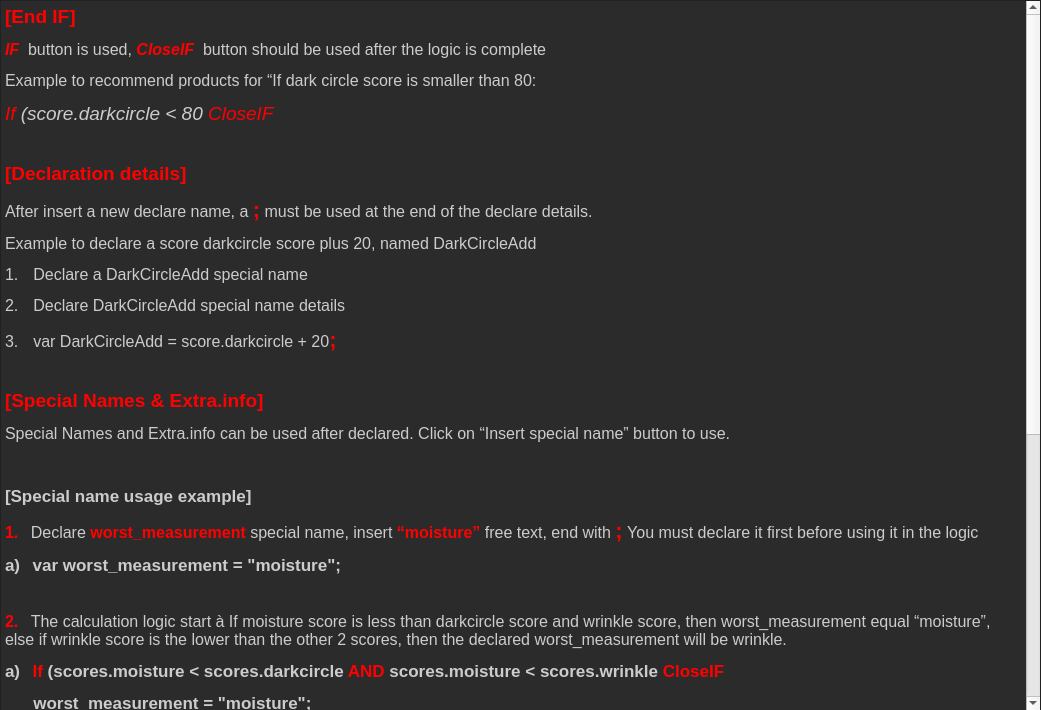
<?xml version="1.0" encoding="UTF-8"?>
<ui version="4.0">
 <class>Form</class>
 <widget class="QWidget" name="Form">
  <property name="geometry">
   <rect>
    <x>0</x>
    <y>0</y>
    <width>1041</width>
    <height>710</height>
   </rect>
  </property>
  <property name="windowTitle">
   <string>Form</string>
  </property>
  <widget class="QTextEdit" name="textEdit">
   <property name="geometry">
    <rect>
     <x>0</x>
     <y>0</y>
     <width>1041</width>
     <height>711</height>
    </rect>
   </property>
   <property name="styleSheet">
    <string notr="true">QTextEdit{
        font-family:'Consolas'; 
        color: #ccc; 
        background-color: #2b2b2b;}</string>
   </property>
   <property name="html">
    <string>&lt;!DOCTYPE HTML PUBLIC &quot;-//W3C//DTD HTML 4.0//EN&quot; &quot;http://www.w3.org/TR/REC-html40/strict.dtd&quot;&gt;
&lt;html&gt;&lt;head&gt;&lt;meta name=&quot;qrichtext&quot; content=&quot;1&quot; /&gt;&lt;style type=&quot;text/css&quot;&gt;
p, li { white-space: pre-wrap; }
&lt;/style&gt;&lt;/head&gt;&lt;body style=&quot; font-family:'Consolas'; font-size:8.25pt; font-weight:400; font-style:normal;&quot;&gt;
&lt;p style=&quot; margin-top:12px; margin-bottom:12px; margin-left:0px; margin-right:0px; -qt-block-indent:0; text-indent:0px;&quot;&gt;&lt;span style=&quot; font-size:14pt; font-weight:600; color:#ff0000;&quot;&gt;[End IF]&lt;/span&gt;&lt;span style=&quot; font-size:8pt;&quot;&gt; &lt;/span&gt;&lt;/p&gt;
&lt;p style=&quot; margin-top:12px; margin-bottom:12px; margin-left:0px; margin-right:0px; -qt-block-indent:0; text-indent:0px;&quot;&gt;&lt;span style=&quot; font-size:12pt; font-weight:600; font-style:italic; color:#ff0000;&quot;&gt;IF&lt;/span&gt;&lt;span style=&quot; font-size:12pt; color:#ff0000;&quot;&gt;  &lt;/span&gt;&lt;span style=&quot; font-size:12pt;&quot;&gt;button is used, &lt;/span&gt;&lt;span style=&quot; font-size:12pt; font-weight:600; font-style:italic; color:#ff0000;&quot;&gt;CloseIF&lt;/span&gt;&lt;span style=&quot; font-size:12pt; color:#ff0000;&quot;&gt;  &lt;/span&gt;&lt;span style=&quot; font-size:12pt;&quot;&gt;button should be used after the logic is complete&lt;/span&gt;&lt;span style=&quot; font-size:8pt;&quot;&gt; &lt;/span&gt;&lt;/p&gt;
&lt;p style=&quot; margin-top:12px; margin-bottom:12px; margin-left:0px; margin-right:0px; -qt-block-indent:0; text-indent:0px;&quot;&gt;&lt;span style=&quot; font-size:12pt;&quot;&gt;Example to recommend products for “If dark circle score is smaller than 80:&lt;/span&gt;&lt;span style=&quot; font-size:8pt;&quot;&gt; &lt;/span&gt;&lt;/p&gt;
&lt;p style=&quot; margin-top:12px; margin-bottom:12px; margin-left:0px; margin-right:0px; -qt-block-indent:0; text-indent:0px;&quot;&gt;&lt;span style=&quot; font-size:14pt; font-style:italic; color:#ff0000;&quot;&gt;If &lt;/span&gt;&lt;span style=&quot; font-size:14pt; font-style:italic;&quot;&gt;(score.darkcircle &amp;lt; 80 &lt;/span&gt;&lt;span style=&quot; font-size:14pt; font-style:italic; color:#ff0000;&quot;&gt;CloseIF&lt;/span&gt;&lt;span style=&quot; font-size:8pt;&quot;&gt; &lt;/span&gt;&lt;/p&gt;
&lt;p style=&quot; margin-top:12px; margin-bottom:12px; margin-left:0px; margin-right:0px; -qt-block-indent:0; text-indent:0px;&quot;&gt;&lt;span style=&quot; font-size:8pt; color:#ff0000;&quot;&gt; &lt;/span&gt;&lt;span style=&quot; font-size:8pt;&quot;&gt; &lt;/span&gt;&lt;/p&gt;
&lt;p style=&quot; margin-top:12px; margin-bottom:12px; margin-left:0px; margin-right:0px; -qt-block-indent:0; text-indent:0px;&quot;&gt;&lt;span style=&quot; font-size:14pt; font-weight:600; color:#ff0000;&quot;&gt;[Declaration details]&lt;/span&gt;&lt;span style=&quot; font-size:8pt;&quot;&gt; &lt;/span&gt;&lt;/p&gt;
&lt;p style=&quot; margin-top:12px; margin-bottom:12px; margin-left:0px; margin-right:0px; -qt-block-indent:0; text-indent:0px;&quot;&gt;&lt;span style=&quot; font-size:12pt;&quot;&gt;After insert a new declare name, a &lt;/span&gt;&lt;span style=&quot; font-family:'MS Shell Dlg 2,serif'; font-size:16.5pt; font-weight:600; color:#ff0000;&quot;&gt;;&lt;/span&gt;&lt;span style=&quot; font-size:12pt; font-weight:600; color:#ff0000;&quot;&gt; &lt;/span&gt;&lt;span style=&quot; font-size:12pt;&quot;&gt;must be used at the end of the declare details.&lt;/span&gt;&lt;span style=&quot; font-size:8pt;&quot;&gt; &lt;/span&gt;&lt;/p&gt;
&lt;p style=&quot; margin-top:12px; margin-bottom:12px; margin-left:0px; margin-right:0px; -qt-block-indent:0; text-indent:0px;&quot;&gt;&lt;span style=&quot; font-size:12pt;&quot;&gt;Example to declare a score darkcircle score plus 20, named DarkCircleAdd&lt;/span&gt;&lt;span style=&quot; font-size:8pt;&quot;&gt; &lt;/span&gt;&lt;/p&gt;
&lt;p style=&quot; margin-top:12px; margin-bottom:12px; margin-left:0px; margin-right:0px; -qt-block-indent:0; text-indent:0px;&quot;&gt;&lt;span style=&quot; font-size:12pt;&quot;&gt;1.&lt;/span&gt;&lt;span style=&quot; font-family:'Times New Roman'; font-size:7pt;&quot;&gt;      &lt;/span&gt;&lt;span style=&quot; font-size:12pt;&quot;&gt;Declare a DarkCircleAdd special name&lt;/span&gt;&lt;span style=&quot; font-size:8pt;&quot;&gt; &lt;/span&gt;&lt;/p&gt;
&lt;p style=&quot; margin-top:12px; margin-bottom:12px; margin-left:0px; margin-right:0px; -qt-block-indent:0; text-indent:0px;&quot;&gt;&lt;span style=&quot; font-size:12pt;&quot;&gt;2.&lt;/span&gt;&lt;span style=&quot; font-family:'Times New Roman'; font-size:7pt;&quot;&gt;      &lt;/span&gt;&lt;span style=&quot; font-size:12pt;&quot;&gt;Declare DarkCircleAdd special name details&lt;/span&gt;&lt;span style=&quot; font-size:8pt;&quot;&gt; &lt;/span&gt;&lt;/p&gt;
&lt;p style=&quot; margin-top:12px; margin-bottom:12px; margin-left:0px; margin-right:0px; -qt-block-indent:0; text-indent:0px;&quot;&gt;&lt;span style=&quot; font-size:12pt;&quot;&gt;3.&lt;/span&gt;&lt;span style=&quot; font-family:'Times New Roman'; font-size:7pt;&quot;&gt;      &lt;/span&gt;&lt;span style=&quot; font-family:'MS Shell Dlg 2,serif'; font-size:12pt;&quot;&gt;var DarkCircleAdd = score.darkcircle + 20&lt;/span&gt;&lt;span style=&quot; font-family:'MS Shell Dlg 2,serif'; font-size:16.5pt; font-weight:600; color:#ff0000;&quot;&gt;;&lt;/span&gt;&lt;span style=&quot; font-size:8pt;&quot;&gt; &lt;/span&gt;&lt;/p&gt;
&lt;p style=&quot; margin-top:12px; margin-bottom:12px; margin-left:0px; margin-right:0px; -qt-block-indent:0; text-indent:0px;&quot;&gt;&lt;span style=&quot; font-size:8pt;&quot;&gt;  &lt;/span&gt;&lt;/p&gt;
&lt;p style=&quot; margin-top:12px; margin-bottom:12px; margin-left:0px; margin-right:0px; -qt-block-indent:0; text-indent:0px;&quot;&gt;&lt;span style=&quot; font-size:14pt; font-weight:600; color:#ff0000;&quot;&gt;[Special Names &amp;amp; Extra.info]&lt;/span&gt;&lt;span style=&quot; font-size:8pt;&quot;&gt; &lt;/span&gt;&lt;/p&gt;
&lt;p style=&quot; margin-top:12px; margin-bottom:12px; margin-left:0px; margin-right:0px; -qt-block-indent:0; text-indent:0px;&quot;&gt;&lt;span style=&quot; font-size:12pt;&quot;&gt;Special Names and Extra.info can be used after declared. Click on “Insert special name” button to use.&lt;/span&gt;&lt;span style=&quot; font-size:8pt;&quot;&gt; &lt;/span&gt;&lt;/p&gt;
&lt;p style=&quot; margin-top:12px; margin-bottom:12px; margin-left:0px; margin-right:0px; -qt-block-indent:0; text-indent:0px;&quot;&gt;&lt;span style=&quot; font-size:12pt;&quot;&gt; &lt;/span&gt;&lt;span style=&quot; font-size:8pt;&quot;&gt; &lt;/span&gt;&lt;/p&gt;
&lt;p style=&quot; margin-top:12px; margin-bottom:12px; margin-left:0px; margin-right:0px; -qt-block-indent:0; text-indent:0px;&quot;&gt;&lt;span style=&quot; font-size:13pt; font-weight:600;&quot;&gt;[Special name usage example]&lt;/span&gt;&lt;span style=&quot; font-size:8pt;&quot;&gt; &lt;/span&gt;&lt;/p&gt;
&lt;p style=&quot; margin-top:12px; margin-bottom:12px; margin-left:0px; margin-right:0px; -qt-block-indent:0; text-indent:0px;&quot;&gt;&lt;span style=&quot; font-size:12pt; font-weight:600; color:#ff0000;&quot;&gt;1.&lt;/span&gt;&lt;span style=&quot; font-family:'Times New Roman'; font-size:7pt; color:#ff0000;&quot;&gt;     &lt;/span&gt;&lt;span style=&quot; font-size:12pt;&quot;&gt;Declare &lt;/span&gt;&lt;span style=&quot; font-size:12pt; font-weight:600; color:#ff0000;&quot;&gt;worst_measurement&lt;/span&gt;&lt;span style=&quot; font-size:12pt;&quot;&gt; special name, insert &lt;/span&gt;&lt;span style=&quot; font-size:12pt; font-weight:600; color:#ff0000;&quot;&gt;“moisture”&lt;/span&gt;&lt;span style=&quot; font-size:12pt;&quot;&gt; free text, end with&lt;/span&gt;&lt;span style=&quot; font-size:12pt; font-weight:600; color:#ff0000;&quot;&gt; &lt;/span&gt;&lt;span style=&quot; font-size:16.5pt; font-weight:600; color:#ff0000;&quot;&gt;;&lt;/span&gt;&lt;span style=&quot; font-size:12pt; font-weight:600; color:#ff0000;&quot;&gt; &lt;/span&gt;&lt;span style=&quot; font-size:12pt;&quot;&gt;You must declare it first before using it in the logic&lt;/span&gt;&lt;span style=&quot; font-size:8pt;&quot;&gt; &lt;/span&gt;&lt;/p&gt;
&lt;p style=&quot; margin-top:12px; margin-bottom:12px; margin-left:0px; margin-right:0px; -qt-block-indent:0; text-indent:0px;&quot;&gt;&lt;span style=&quot; font-size:13pt; font-weight:600;&quot;&gt;a)&lt;/span&gt;&lt;span style=&quot; font-family:'Times New Roman'; font-size:7pt;&quot;&gt;     &lt;/span&gt;&lt;span style=&quot; font-size:13pt; font-weight:600;&quot;&gt;var worst_measurement = &amp;quot;moisture&amp;quot;;&lt;/span&gt;&lt;span style=&quot; font-size:8pt;&quot;&gt; &lt;/span&gt;&lt;/p&gt;
&lt;p style=&quot;-qt-paragraph-type:empty; margin-top:12px; margin-bottom:12px; margin-left:0px; margin-right:0px; -qt-block-indent:0; text-indent:0px; font-size:8pt;&quot;&gt;&lt;br /&gt;&lt;/p&gt;
&lt;p style=&quot; margin-top:12px; margin-bottom:12px; margin-left:0px; margin-right:0px; -qt-block-indent:0; text-indent:0px;&quot;&gt;&lt;span style=&quot; font-size:12pt; font-weight:600; color:#ff0000;&quot;&gt;2.&lt;/span&gt;&lt;span style=&quot; font-family:'Times New Roman'; font-size:7pt; color:#ff0000;&quot;&gt;     &lt;/span&gt;&lt;span style=&quot; font-size:12pt;&quot;&gt;The calculation logic start &lt;/span&gt;&lt;span style=&quot; font-family:'Wingdings'; font-size:12pt;&quot;&gt;à&lt;/span&gt;&lt;span style=&quot; font-size:12pt;&quot;&gt; If moisture score is less than darkcircle score and wrinkle score, then worst_measurement equal “moisture”, else if wrinkle score is the lower than the other 2 scores, then the declared worst_measurement will be wrinkle.&lt;/span&gt;&lt;span style=&quot; font-size:8pt;&quot;&gt; &lt;/span&gt;&lt;/p&gt;
&lt;p style=&quot; margin-top:12px; margin-bottom:12px; margin-left:0px; margin-right:0px; -qt-block-indent:0; text-indent:0px;&quot;&gt;&lt;span style=&quot; font-size:13pt; font-weight:600;&quot;&gt;a)&lt;/span&gt;&lt;span style=&quot; font-family:'Times New Roman'; font-size:7pt;&quot;&gt;     &lt;/span&gt;&lt;span style=&quot; font-size:13pt; font-weight:600; color:#ff0000;&quot;&gt;If&lt;/span&gt;&lt;span style=&quot; font-size:13pt; font-weight:600;&quot;&gt; (scores.moisture &amp;lt; scores.darkcircle&lt;/span&gt;&lt;span style=&quot; font-size:13pt; font-weight:600; color:#ff0000;&quot;&gt; AND &lt;/span&gt;&lt;span style=&quot; font-size:13pt; font-weight:600;&quot;&gt;scores.moisture &amp;lt; scores.wrinkle &lt;/span&gt;&lt;span style=&quot; font-size:13pt; font-weight:600; color:#ff0000;&quot;&gt;CloseIF&lt;/span&gt;&lt;span style=&quot; font-size:8pt;&quot;&gt; &lt;/span&gt;&lt;/p&gt;
&lt;p style=&quot; margin-top:12px; margin-bottom:12px; margin-left:0px; margin-right:0px; -qt-block-indent:0; text-indent:0px;&quot;&gt;&lt;span style=&quot; font-size:13pt; font-weight:600; color:#ff0000;&quot;&gt;      &lt;/span&gt;&lt;span style=&quot; font-size:13pt; font-weight:600;&quot;&gt;worst_measurement = &amp;quot;moisture&amp;quot;;&lt;/span&gt;&lt;span style=&quot; font-size:8pt;&quot;&gt; &lt;/span&gt;&lt;/p&gt;
&lt;p style=&quot; margin-top:12px; margin-bottom:12px; margin-left:0px; margin-right:0px; -qt-block-indent:0; text-indent:0px;&quot;&gt;&lt;span style=&quot; font-size:13pt; font-weight:600; color:#ff0000;&quot;&gt;}&lt;/span&gt;&lt;span style=&quot; font-size:8pt;&quot;&gt; &lt;/span&gt;&lt;/p&gt;
&lt;p style=&quot; margin-top:12px; margin-bottom:12px; margin-left:0px; margin-right:0px; -qt-block-indent:0; text-indent:0px;&quot;&gt;&lt;span style=&quot; font-size:13pt; font-weight:600; color:#ff0000;&quot;&gt;else if &lt;/span&gt;&lt;span style=&quot; font-size:13pt; font-weight:600;&quot;&gt;(scores.wrinkle &amp;lt; scores.moisture &lt;/span&gt;&lt;span style=&quot; font-size:13pt; font-weight:600; color:#ff0000;&quot;&gt;AND&lt;/span&gt;&lt;span style=&quot; font-size:13pt; font-weight:600;&quot;&gt; scores.wrinkle &amp;lt; scores.darkcircle &lt;/span&gt;&lt;span style=&quot; font-size:13pt; font-weight:600; color:#ff0000;&quot;&gt;CloseIF&lt;/span&gt;&lt;span style=&quot; font-size:8pt;&quot;&gt; &lt;/span&gt;&lt;/p&gt;
&lt;p style=&quot; margin-top:12px; margin-bottom:12px; margin-left:0px; margin-right:0px; -qt-block-indent:0; text-indent:0px;&quot;&gt;&lt;span style=&quot; font-size:13pt; font-weight:600;&quot;&gt;worst_measurement = &amp;quot; wrinkle&amp;quot;;&lt;/span&gt;&lt;span style=&quot; font-size:8pt;&quot;&gt; &lt;/span&gt;&lt;/p&gt;
&lt;p style=&quot; margin-top:12px; margin-bottom:12px; margin-left:0px; margin-right:0px; -qt-block-indent:0; text-indent:0px;&quot;&gt;&lt;span style=&quot; font-size:13pt; font-weight:600; color:#ff0000;&quot;&gt;}&lt;/span&gt;&lt;span style=&quot; font-size:8pt;&quot;&gt; &lt;/span&gt;&lt;/p&gt;
&lt;p style=&quot;-qt-paragraph-type:empty; margin-top:12px; margin-bottom:12px; margin-left:0px; margin-right:0px; -qt-block-indent:0; text-indent:0px; font-size:8pt;&quot;&gt;&lt;br /&gt;&lt;/p&gt;
&lt;p style=&quot; margin-top:12px; margin-bottom:12px; margin-left:0px; margin-right:0px; -qt-block-indent:0; text-indent:0px;&quot;&gt;&lt;span style=&quot; font-size:13pt; font-weight:600;&quot;&gt;[Code will be as below]&lt;/span&gt;&lt;span style=&quot; font-size:8pt;&quot;&gt; &lt;/span&gt;&lt;/p&gt;
&lt;p style=&quot; margin-top:12px; margin-bottom:12px; margin-left:0px; margin-right:0px; -qt-block-indent:0; text-indent:0px;&quot;&gt;&lt;span style=&quot; font-size:12pt;&quot;&gt;var worst_measurement = &amp;quot;moisture&amp;quot;;&lt;/span&gt;&lt;span style=&quot; font-size:8pt;&quot;&gt; &lt;/span&gt;&lt;/p&gt;
&lt;p style=&quot; margin-top:12px; margin-bottom:12px; margin-left:0px; margin-right:0px; -qt-block-indent:0; text-indent:0px;&quot;&gt;&lt;span style=&quot; font-size:12pt;&quot;&gt;if(scores.moisture &amp;lt; scores. darkcircle &amp;amp;&amp;amp; scores.moisture &amp;lt; scores.wrinkle) {&lt;/span&gt;&lt;span style=&quot; font-size:8pt;&quot;&gt; &lt;/span&gt;&lt;/p&gt;
&lt;p style=&quot; margin-top:12px; margin-bottom:12px; margin-left:0px; margin-right:0px; -qt-block-indent:0; text-indent:0px;&quot;&gt;&lt;span style=&quot; font-size:12pt;&quot;&gt;worst_measurement = &amp;quot;moisture&amp;quot;;&lt;/span&gt;&lt;span style=&quot; font-size:8pt;&quot;&gt; &lt;/span&gt;&lt;/p&gt;
&lt;p style=&quot; margin-top:12px; margin-bottom:12px; margin-left:0px; margin-right:0px; -qt-block-indent:0; text-indent:0px;&quot;&gt;&lt;span style=&quot; font-size:12pt;&quot;&gt;}&lt;/span&gt;&lt;span style=&quot; font-size:8pt;&quot;&gt; &lt;/span&gt;&lt;/p&gt;
&lt;p style=&quot; margin-top:12px; margin-bottom:12px; margin-left:0px; margin-right:0px; -qt-block-indent:0; text-indent:0px;&quot;&gt;&lt;span style=&quot; font-size:12pt;&quot;&gt;else if(scores. wrinkle &amp;lt; scores.moisture &amp;amp;&amp;amp; scores. wrinkle &amp;lt; scores. darkcircle) {&lt;/span&gt;&lt;span style=&quot; font-size:8pt;&quot;&gt; &lt;/span&gt;&lt;/p&gt;
&lt;p style=&quot; margin-top:12px; margin-bottom:12px; margin-left:0px; margin-right:0px; -qt-block-indent:0; text-indent:0px;&quot;&gt;&lt;span style=&quot; font-size:12pt;&quot;&gt;worst_measurement = &amp;quot; wrinkle &amp;quot;;&lt;/span&gt;&lt;span style=&quot; font-size:8pt;&quot;&gt; &lt;/span&gt;&lt;/p&gt;
&lt;p style=&quot; margin-top:12px; margin-bottom:12px; margin-left:0px; margin-right:0px; -qt-block-indent:0; text-indent:0px;&quot;&gt;&lt;span style=&quot; font-size:12pt;&quot;&gt;}&lt;/span&gt;&lt;span style=&quot; font-size:8pt;&quot;&gt; &lt;/span&gt;&lt;/p&gt;
&lt;p style=&quot; margin-top:12px; margin-bottom:12px; margin-left:0px; margin-right:0px; -qt-block-indent:0; text-indent:0px;&quot;&gt;&lt;span style=&quot; font-size:13pt; font-weight:600;&quot;&gt; &lt;/span&gt;&lt;span style=&quot; font-size:8pt;&quot;&gt; &lt;/span&gt;&lt;/p&gt;&lt;/body&gt;&lt;/html&gt;</string>
   </property>
  </widget>
 </widget>
 <resources/>
 <connections/>
</ui>
